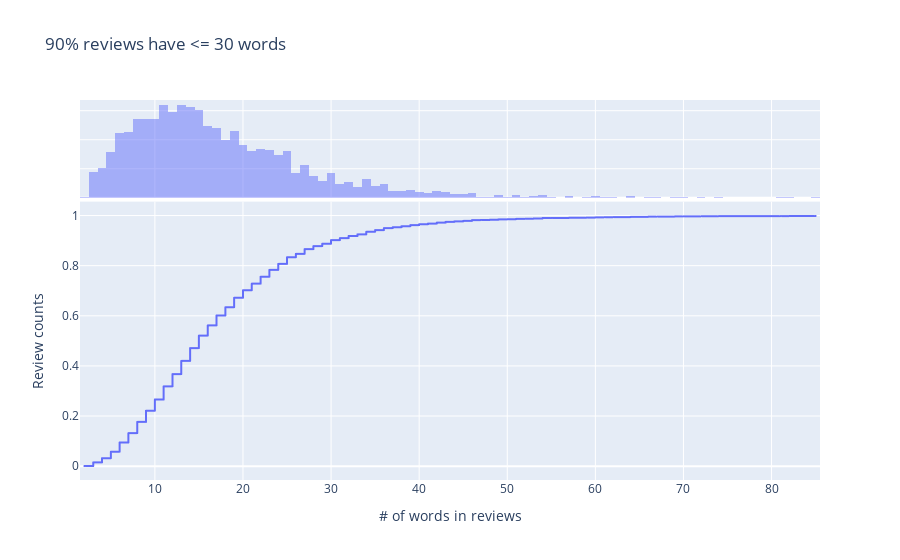

This figure's notebook cell:
### Code cell
fig = px.ecdf(df_train['sentence_length'], marginal="histogram", title='90% reviews have <= 30 words')
fig. update_layout(showlegend=False,
                   xaxis_title="# of words in reviews",
                   yaxis_title="Review counts")
fig.show()

### Figure 1 — Plotly figure (JSON) as saved in the notebook; plotly's stock layout.template omitted (floating-point values rounded to 4 significant figures; data arrays with more than 128 entries replaced by an {"elided": "..."} marker saying what was removed)
{"data": [{"hovertemplate": "variable=sentence_length<br>value=%{x}<br>probability=%{y}<extra></extra>", "legendgroup": "sentence_length", "line": {"dash": "solid", "shape": "hv"}, "marker": {"color": "#636efa", "symbol": "circle"}, "mode": "lines", "name": "sentence_length", "showlegend": true, "type": "scattergl", "x": {"elided": "3036 int values"}, "xaxis": "x", "y": {"elided": "3036 float values"}, "yaxis": "y"}, {"alignmentgroup": "True", "bingroup": "x", "hovertemplate": "variable=sentence_length<br>value=%{x}<br>count=%{y}<extra></extra>", "legendgroup": "sentence_length", "marker": {"color": "#636efa"}, "name": "sentence_length", "offsetgroup": "sentence_length", "opacity": 0.5, "showlegend": false, "type": "histogram", "x": {"elided": "3036 int values"}, "xaxis": "x2", "yaxis": "y2"}], "layout": {"barmode": "overlay", "legend": {"title": {"text": "variable"}, "tracegroupgap": 0}, "showlegend": false, "title": {"text": "90% reviews have <= 30 words"}, "xaxis": {"anchor": "y", "domain": [0, 1], "title": {"text": "# of words in reviews"}}, "xaxis2": {"anchor": "y2", "domain": [0, 1], "matches": "x", "showgrid": true, "showticklabels": false}, "yaxis": {"anchor": "x", "domain": [0, 0.7326], "title": {"text": "Review counts"}}, "yaxis2": {"anchor": "x2", "domain": [0.7426, 1], "matches": "y2", "showgrid": true, "showline": false, "showticklabels": false, "ticks": ""}}}
